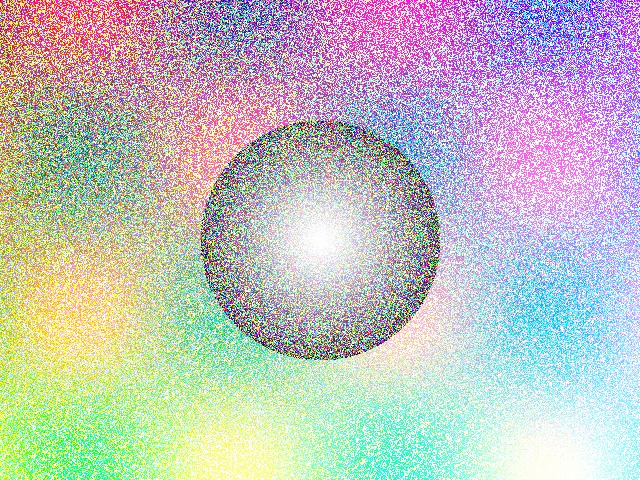
#> input picture 8/optimized_images_exe/still_image_1_0001.jpeg, 640 x 480 px
$ python main.py optimized_images_exe out   (older library calls are emulated)
#> lines starting #> are read from the running program, lines starting #| are printed output that depends on the picture
#!/usr/bin/env python3
# -*- coding: utf-8 -*-
"""
画像品質スクリーニング
不鮮明画像検出(ラプラシアン分散を使い、ボケている画像とノイズ画像をスクリーニング)とフリーズ検出(SSIMを使いフレーム間の類似度を測り重複画像をスクリーニング)
"""

import argparse
import glob
import logging
import os
from typing import List, Optional

import cv2  # type: ignore
import numpy as np  # type: ignore
from skimage.metrics import structural_similarity as ssim  # type: ignore

# ログ設定
logging.basicConfig(level=logging.INFO, format='%(asctime)s - %(levelname)s - %(message)s')
logger = logging.getLogger(__name__)

class ImageQualityScreener:
    """画像品質スクリーニングクラス（改良版）"""

    def __init__(self, input_dir: str, output_dir: str,
                 sharpness_threshold_min: Optional[float] = None,
                 sharpness_threshold_max: float = 5000.0,
                 similarity_threshold: float = 0.90):
        """
        初期化

        Args:
            input_dir: 入力画像ディレクトリ
            output_dir: 出力画像ディレクトリ（入力と同じディレクトリ）
            sharpness_threshold_min: 鮮明度閾値の下限（Noneの場合は自動設定）
            sharpness_threshold_max: 鮮明度閾値の上限（デフォルト: 5000.0）
            similarity_threshold: 類似度閾値（SSIM、デフォルト: 0.90）
        """
        self.input_dir = input_dir
        self.output_dir = output_dir  # 入力と同じディレクトリ
        self.sharpness_threshold_min = sharpness_threshold_min
        self.sharpness_threshold_max = sharpness_threshold_max
        self.similarity_threshold = similarity_threshold

        # 鮮明度の統計情報
        self.sharpness_values: List[float] = []
        self.sharpness_mean: float = 0.0
        self.sharpness_std: float = 0.0

        # 出力ディレクトリが存在しない場合は作成
        os.makedirs(output_dir, exist_ok=True)

        logger.info(f"入力・出力: {input_dir}")
        if sharpness_threshold_min:
            logger.info(f"鮮明度下限: {sharpness_threshold_min}")
        logger.info(f"鮮明度上限: {sharpness_threshold_max}")
        logger.info(f"類似度閾値: {similarity_threshold}")

    # 不鮮明画像検出（ラプラシアン分散）
    def detect_blur_and_noise(self, image: np.ndarray) -> float:
        """
        不鮮明画像検出（ラプラシアンの分散）

        Args:
            image: 入力画像

        Returns:
            float: 鮮明度スコア（値が低いほどボケ、高いほどノイズ）
        """
        # ３チャンネルのRGB画像を１チャンネルのグレースケールに変換
        if len(image.shape) == 3:
            gray = cv2.cvtColor(image, cv2.COLOR_BGR2GRAY)
        else:
            gray = image

        # ラプラシアンフィルタを適用
        laplacian = cv2.Laplacian(gray, cv2.CV_64F)

        # 分散を計算
        sharpness = laplacian.var()

        return sharpness

    # フリーズ検出（SSIM）
    def detect_freeze(self, img1: np.ndarray, img2: np.ndarray) -> float:
        """
        フリーズ検出（SSIM）

        Args:
            img1: 画像1
            img2: 画像2

        Returns:
            float: SSIMスコア（0-1、1に近いほどフリーズの可能性）
        """
        # グレースケールに変換
        if len(img1.shape) == 3:
            gray1 = cv2.cvtColor(img1, cv2.COLOR_BGR2GRAY)
        else:
            gray1 = img1

        if len(img2.shape) == 3:
            gray2 = cv2.cvtColor(img2, cv2.COLOR_BGR2GRAY)
        else:
            gray2 = img2

        # サイズを統一
        if gray1.shape != gray2.shape:
            gray2 = cv2.resize(gray2, (gray1.shape[1], gray1.shape[0]))

        # SSIMを計算
        similarity = ssim(gray1, gray2)

        return similarity

    # 画像を一度だけ読み込み、鮮明度も計算
    def load_images_once(self, image_paths: List[str]) -> tuple[List[np.ndarray], List[str], List[float]]:
        """
        画像を一度だけ読み込み、鮮明度も計算

        Args:
            image_paths: 画像パスのリスト

        Returns:
            tuple: (画像リスト, 有効なパスリスト, 鮮明度リスト)
        """
        images = []
        valid_paths = []
        sharpness_values = []

        for img_path in image_paths:
            try:
                image = cv2.imread(img_path)
                if image is not None:
                    images.append(image)
                    valid_paths.append(img_path)
                    sharpness = self.detect_blur_and_noise(image)
                    sharpness_values.append(sharpness)
                else:
                    logger.warning(f"画像を読み込めません: {img_path}")
            except Exception as e:
                logger.error(f"画像読み込みエラー {img_path}: {e}")
                continue

        return images, valid_paths, sharpness_values

    # 鮮明度統計を計算し、適応的な閾値を自動設定
    def calculate_image_statistics(self, sharpness_values: List[float]) -> None:
        """
        鮮明度統計を計算し、適応的な閾値を自動設定

        Args:
            sharpness_values: 鮮明度のリスト
        """
        logger.info("画像統計情報の計算を開始...")

        # 統計情報を設定
        self.sharpness_values = sharpness_values

        # 統計を計算
        if self.sharpness_values:
            self.sharpness_mean = np.mean(self.sharpness_values)
            self.sharpness_std = np.std(self.sharpness_values)

            logger.info(f"鮮明度統計: 平均={self.sharpness_mean:.2f}, 標準偏差={self.sharpness_std:.2f}, 枚数={len(self.sharpness_values)}")

        # 自動閾値設定
        std_multiplier = 2
        if self.sharpness_threshold_min is None and self.sharpness_values:
            # 平均 - std_multiplier倍標準偏差で下限を設定（ただし最小値は10）
            self.sharpness_threshold_min = max(10.0, self.sharpness_mean - std_multiplier * self.sharpness_std)

            logger.info(f"自動設定された鮮明度閾値下限: {self.sharpness_threshold_min:.2f}")
            logger.info(f"  (全体平均: {self.sharpness_mean:.2f}, 標準偏差: {self.sharpness_std:.2f}, {std_multiplier}倍標準偏差: {std_multiplier * self.sharpness_std:.2f})")

    # 不鮮明画像検出（ボケ画像・ノイズ画像をスクリーニング）
    def screen_image_quality(self, image_paths: List[str], images: List[np.ndarray], sharpness_values: List[float]) -> List[str]:
        """
        不鮮明画像検出（ボケ画像・ノイズ画像をスクリーニング）

        Args:
            image_paths: 画像パスのリスト
            images: 事前に読み込んだ画像リスト
            sharpness_values: 事前に計算された鮮明度リスト

        Returns:
            List[str]: 品質基準を満たす画像パスのリスト
        """
        logger.info("品質スクリーニングを開始...")

        sharp_images = []
        for i, (img_path, sharpness) in enumerate(zip(image_paths, sharpness_values)):
            # ノイズ画像の除外
            if sharpness > self.sharpness_threshold_max:
                logger.warning(f"ノイズ画像を除外: {os.path.basename(img_path)} (鮮明度: {sharpness:.2f})")
                continue

            # 下限チェック
            if self.sharpness_threshold_min is not None and sharpness < self.sharpness_threshold_min:
                logger.info(f"× 鮮明度基準未満: {os.path.basename(img_path)} ({sharpness:.2f})")
                continue

            sharp_images.append(img_path)
            logger.info(f"⚪ 鮮明度基準OK: {os.path.basename(img_path)} ({sharpness:.2f})")

        logger.info(f"鮮明度フィルタリング完了: {len(sharp_images)}/{len(image_paths)} 画像が選択")
        return sharp_images

    # フリーズ検出（重複画像をスクリーニング）
    def screen_duplicate_frames(self, image_paths: List[str]) -> List[str]:
        """
        フリーズ検出（重複画像をスクリーニング）

        Args:
            image_paths: 画像パスのリスト

        Returns:
            List[str]: 重複除外後の画像パスのリスト
        """
        logger.info("重複除外スクリーニングを開始...")

        if len(image_paths) <= 1:
            return image_paths

        # 画像を読み込み
        images = []
        valid_paths = []

        for img_path in image_paths:
            try:
                image = cv2.imread(img_path)
                if image is not None:
                    images.append(image)
                    valid_paths.append(img_path)
                else:
                    logger.warning(f"画像を読み込めません: {img_path}")
            except Exception as e:
                logger.error(f"画像読み込みエラー {img_path}: {e}")
                continue

        if len(images) <= 1:
            return valid_paths

        # 連続フレーム間の類似度フィルタリング
        selected_indices = [0]  # 最初の画像は必ず選択

        for i in range(1, len(images)):
            # 直前の選択されたフレームとのみ比較
            prev_idx = selected_indices[-1]
            similarity = self.detect_freeze(images[i], images[prev_idx])

            if similarity >= self.similarity_threshold:
                # フリーズフレームとして除外
                logger.info(f"× フリーズフレーム除外: {os.path.basename(valid_paths[i])} ({similarity:.3f})")
            else:
                # 十分に異なるフレームとして選択
                selected_indices.append(i)
                logger.info(f"⚪ フレーム選択: {os.path.basename(valid_paths[i])} ({similarity:.3f})")

        selected_paths = [valid_paths[i] for i in selected_indices]
        logger.info(f"連続フレーム類似度フィルタリング完了: {len(selected_paths)}/{len(valid_paths)} 画像が選択")

        return selected_paths

    def delete_unselected_images(self, all_image_paths: List[str], selected_paths: List[str]) -> None:
        """
        選択されなかった画像を削除

        Args:
            all_image_paths: 元の全画像パスのリスト
            selected_paths: 選択された画像パスのリスト
        """
        logger.info("選択されなかった画像の削除を開始...")

        deleted_count = 0
        for img_path in all_image_paths:
            if img_path not in selected_paths:
                try:
                    os.remove(img_path)
                    deleted_count += 1
                    logger.info(f"🗑️ 削除: {os.path.basename(img_path)}")
                except Exception as e:
                    logger.error(f"画像削除エラー {img_path}: {e}")
                    continue

        logger.info(f"削除完了: {deleted_count} 画像を削除")

    def rename_images(self, image_paths: List[str]) -> List[str]:
        """
        画像を連番でリネーム

        Args:
            image_paths: 画像パスのリスト

        Returns:
            List[str]: リネーム後の画像パスのリスト
        """
        logger.info("画像リネームを開始...")

        renamed_paths = []

        for i, img_path in enumerate(image_paths, 1):
            # 元のファイル拡張子を取得
            _, ext = os.path.splitext(img_path)

            # 新しいファイル名を生成
            new_filename = f"still_image_1_{i:04d}{ext}"
            new_path = os.path.join(self.output_dir, new_filename)

            try:
                # 画像をコピー
                import shutil
                shutil.copy2(img_path, new_path)
                renamed_paths.append(new_path)
                logger.info(f"✓ {os.path.basename(img_path)} → {new_filename}")

            except Exception as e:
                logger.error(f"画像コピーエラー {img_path}: {e}")
                continue

        logger.info(f"リネーム完了: {len(renamed_paths)} 画像を処理")
        return renamed_paths

    def delete_original_images_after_rename(self, original_paths: List[str], renamed_paths: List[str]) -> None:
        """
        リネーム後に元画像を削除（名前が同じ場合は削除しない）

        Args:
            original_paths: 元の画像パスのリスト
            renamed_paths: リネーム後の画像パスのリスト
        """
        logger.info("リネーム後の元画像削除を開始...")

        deleted_count = 0
        for original_path in original_paths:
            original_filename = os.path.basename(original_path)

            # リネーム後のファイル名と比較
            should_delete = True
            for renamed_path in renamed_paths:
                renamed_filename = os.path.basename(renamed_path)
                if original_filename == renamed_filename:
                    # 名前が同じ場合は削除しない
                    should_delete = False
                    logger.info(f"🔒 保持: {original_filename} (名前が同じ)")
                    break

            if should_delete:
                try:
                    os.remove(original_path)
                    deleted_count += 1
                    logger.info(f"🗑️ 削除: {original_filename}")
                except Exception as e:
                    logger.error(f"元画像削除エラー {original_path}: {e}")
                    continue

        logger.info(f"元画像削除完了: {deleted_count} 画像を削除")

    def process(self) -> List[str]:
        """
        メイン処理：鮮明度フィルタリング → 類似度フィルタリング → 選択されなかった画像削除 → リネーム → 元画像削除

        Returns:
            List[str]: 最終的な画像パスのリスト
        """
        logger.info("画像スクリーニング処理を開始...")

        # 入力画像を取得（複数拡張子を一度に検索）
        extensions = ["*.jpeg", "*.jpg", "*.png", "*.bmp", "*.tiff"]
        image_paths = []

        for ext in extensions:
            pattern = os.path.join(self.input_dir, ext)
            paths = glob.glob(pattern)
            image_paths.extend(paths)
#> pass 2 of the loop in process, `for ext in extensions:`:

        image_paths = sorted(image_paths)

        if not image_paths:
            logger.error(f"入力ディレクトリに画像が見つかりません: {self.input_dir}")
            return []

        logger.info(f"入力画像数: {len(image_paths)}")

        # 0. 画像を一度だけ読み込み、鮮明度も計算
        images, valid_paths, sharpness_values = self.load_images_once(image_paths)
#> in load_images_once, image is the input picture: shape (480, 640, 3); mean B, G, R 189.8, 192.4, 191.7
#> in detect_blur_and_noise, `gray = cv2.cvtColor(image, cv2.COLOR_BGR2GRAY)`:
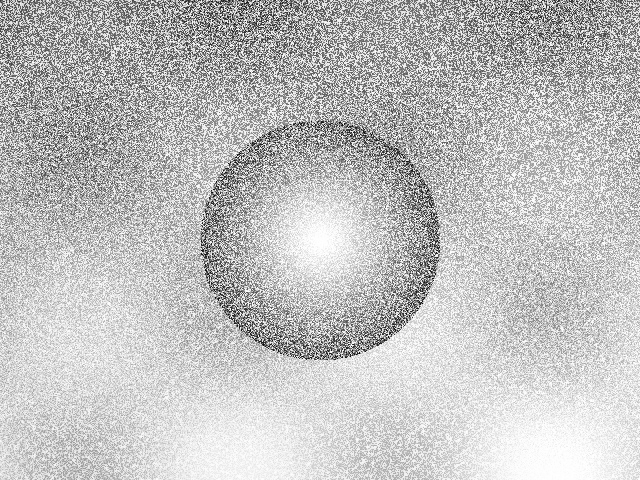
#> gray: shape (480, 640); min 4, max 255, mean 191.9
#> in detect_blur_and_noise, `laplacian = cv2.Laplacian(gray, cv2.CV_64F)`:
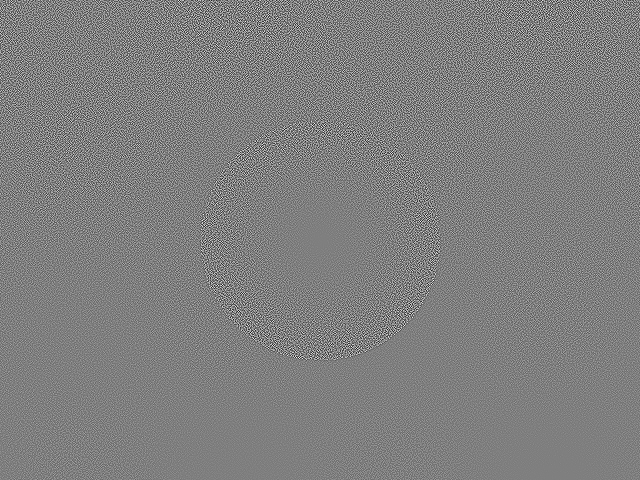
#> laplacian: shape (480, 640) float64; min -834, max 834, mean 0; drawn with min black and max white
#> in detect_blur_and_noise, `sharpness = laplacian.var()`: sharpness = 37133.5
#> pass 2 of the loop in load_images_once, `for img_path in image_paths:`:
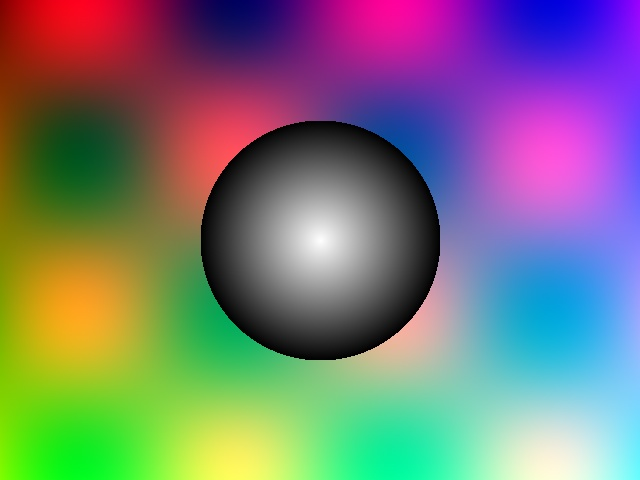
#> input picture 8/optimized_images_exe/still_image_1_0002.jpeg, 640 x 480 px
#> in load_images_once, image is the input picture: shape (480, 640, 3); mean B, G, R 120.6, 120.5, 121.2
#> in detect_blur_and_noise (call 2), `gray = cv2.cvtColor(image, cv2.COLOR_BGR2GRAY)`:
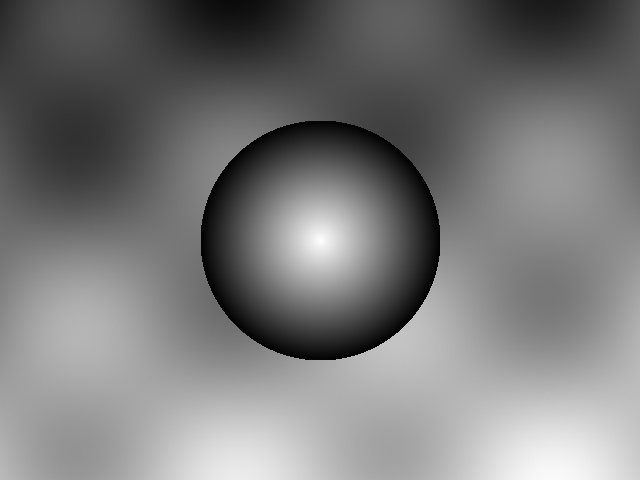
#> gray: shape (480, 640); min 0, max 254, mean 120.7
#> in detect_blur_and_noise (call 2), `laplacian = cv2.Laplacian(gray, cv2.CV_64F)`:
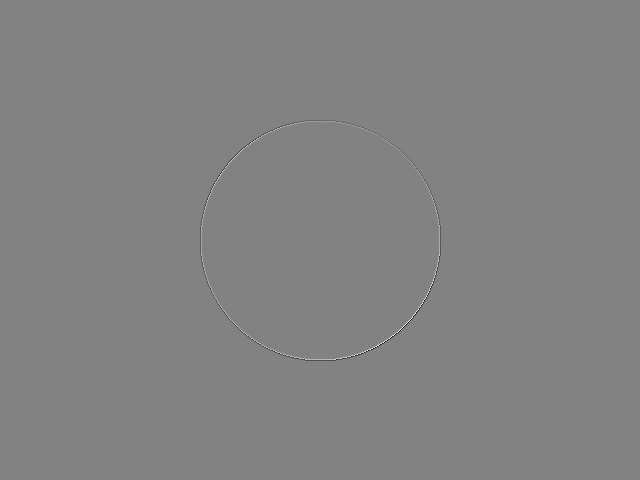
#> laplacian: shape (480, 640) float64; min -401, max 383, mean 0; drawn with min black and max white
#> in detect_blur_and_noise (call 2), `sharpness = laplacian.var()`: sharpness = 156.9

        # 1. 画像統計情報の計算と自動閾値設定
        self.calculate_image_statistics(sharpness_values)

        # 2. 不鮮明画像検出
        sharp_images = self.screen_image_quality(valid_paths, images, sharpness_values)

        # 3. フリーズ検出
        unique_images = self.screen_duplicate_frames(sharp_images)

        # 4. 選択されなかった画像を削除
        self.delete_unselected_images(image_paths, unique_images)

        # 5. リネーム
        final_images = self.rename_images(unique_images)

        # 6. リネーム後に元画像を削除（名前が同じ場合は削除しない）
        self.delete_original_images_after_rename(unique_images, final_images)

        logger.info("画像スクリーニング処理完了!")
        logger.info(f"最終結果: {len(final_images)} 画像")

        return final_images

def main():
    """メイン関数"""
    parser = argparse.ArgumentParser(description='画像自動品質スクリーニングシステム（入力・出力同一ディレクトリ）')
    parser.add_argument('input_dir', help='入力画像ディレクトリ')
    parser.add_argument('output_dir', help='出力画像ディレクトリ（入力と同じディレクトリ）')
    parser.add_argument('--sharpness_min', type=float, default=None,
                       help='鮮明度閾値の下限（指定しない場合は自動設定）')
    parser.add_argument('--sharpness_max', type=float, default=5000.0,
                       help='鮮明度閾値の上限（デフォルト: 5000.0）')
    parser.add_argument('--similarity', type=float, default=0.90,
                       help='類似度閾値（デフォルト: 0.90）')


    args = parser.parse_args()

    # 画像品質スクリーニングを実行
    screener = ImageQualityScreener(
        input_dir=args.input_dir,
        output_dir=args.output_dir,
        sharpness_threshold_min=args.sharpness_min,
        sharpness_threshold_max=args.sharpness_max,
        similarity_threshold=args.similarity
    )

    try:
        result = screener.process()
#> in process, `images, valid_paths, sharpness_values = self.load_images_once(image_pa..`: images = 2 items; sharpness_values = [37133.5, 156.9]
#> in calculate_image_statistics, `self.sharpness_mean = np.mean(self.sharpness_values)`: self.sharpness_mean = 18645.2
#> in calculate_image_statistics, `self.sharpness_std = np.std(self.sharpness_values)`: self.sharpness_std = 18488.3
#> in calculate_image_statistics, `self.sharpness_threshold_min = max(10.0, self.sharpness_mean - std_mul..`: self.sharpness_threshold_min = 10
#> the loop in screen_image_quality, `for i, (img_path, sharpness) in enumerate(zip(image_paths, sharpness_v..` made 2 passes
#> sharpness on passes 1 to 2: 37133.5, 156.9
#> after the loop in screen_image_quality, `for i, (img_path, sharpness) in enumerate(zip(image_paths, sharpness_v..`: sharp_images = 1 item
#> the loop in delete_unselected_images, `for img_path in all_image_paths:` made 2 passes
#> deleted_count on pass 1: 1
#> after the loop in delete_unselected_images, `for img_path in all_image_paths:`: deleted_count = 1
#> the loop in rename_images, `for i, img_path in enumerate(image_paths, 1):` made 1 pass
#> (i, new_filename) on pass 1: (1, 'still_image_1_0001.jpeg')
#> after the loop in rename_images, `for i, img_path in enumerate(image_paths, 1):`: renamed_paths = ['out/still_image_1_0001.jpeg']
#> the loop in delete_original_images_after_rename, `for original_path in original_paths:` made 1 pass
#> after the loop in delete_original_images_after_rename, `for original_path in original_paths:`: deleted_count = 1
#> result = ['out/still_image_1_0001.jpeg']
        if result:
            print(f"\n✅ 処理完了: {len(result)} 画像がスクリーニングされました")
#| ✅ 処理完了: 1 画像がスクリーニングされました
            print(f"出力先: {args.output_dir}")
#| 出力先: out
        else:
            print("\n❌ 処理に失敗しました")

    except Exception as e:
        logger.error(f"処理エラー: {e}")
        print(f"\n❌ エラーが発生しました: {e}")

if __name__ == "__main__":
    main()
